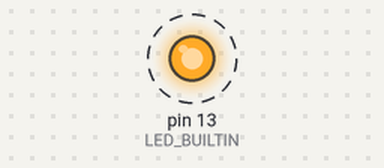
This sketch was run on a simulated Arduino Uno, built with avr-gcc and run on an emulated ATmega328P. On the bench: output pins drawn as LEDs (lit = HIGH). Dashed ring = blinking. What the sketch prints to the serial monitor is not drawn.

Above: at 0.2 s.
Timing chart, 0 to 3.0 s (numbered marks = the images above):
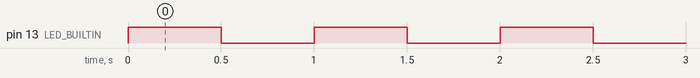

The sketch:

test_led.ino
```cpp
// Arduino AVR LED Test

// Copyright (C)2015-2026, Philip Munts dba Munts Technologies.
//
// Redistribution and use in source and binary forms, with or without
// modification, are permitted provided that the following conditions are met:
//
// * Redistributions of source code must retain the above copyright notice,
//   this list of conditions and the following disclaimer.
//
// THIS SOFTWARE IS PROVIDED BY THE COPYRIGHT HOLDERS AND CONTRIBUTORS "AS IS"
// AND ANY EXPRESS OR IMPLIED WARRANTIES, INCLUDING, BUT NOT LIMITED TO, THE
// IMPLIED WARRANTIES OF MERCHANTABILITY AND FITNESS FOR A PARTICULAR PURPOSE
// ARE DISCLAIMED. IN NO EVENT SHALL THE COPYRIGHT HOLDER OR CONTRIBUTORS BE
// LIABLE FOR ANY DIRECT, INDIRECT, INCIDENTAL, SPECIAL, EXEMPLARY, OR
// CONSEQUENTIAL DAMAGES (INCLUDING, BUT NOT LIMITED TO, PROCUREMENT OF
// SUBSTITUTE GOODS OR SERVICES; LOSS OF USE, DATA, OR PROFITS; OR BUSINESS
// INTERRUPTION) HOWEVER CAUSED AND ON ANY THEORY OF LIABILITY, WHETHER IN
// CONTRACT, STRICT LIABILITY, OR TORT (INCLUDING NEGLIGENCE OR OTHERWISE)
// ARISING IN ANY WAY OUT OF THE USE OF THIS SOFTWARE, EVEN IF ADVISED OF THE
// POSSIBILITY OF SUCH DAMAGE.

// Hardware configuration (bottom to top):
//
// Arduino Uno R3 (5V logic!)

#include <Arduino.h>

void setup()
{
  Serial.begin(115200);
  Serial.println("Arduino AVR LED Test");
  Serial.setTimeout(10000);

  pinMode(LED_BUILTIN, OUTPUT);
}

void loop()
{
  // Toggle the LED
  digitalWrite(LED_BUILTIN, !digitalRead(LED_BUILTIN));
  delay(500);
}
```

Measured:
- by itself, pin 13 (LED_BUILTIN): alternates HIGH for 0.50 s and LOW for 0.50 s
